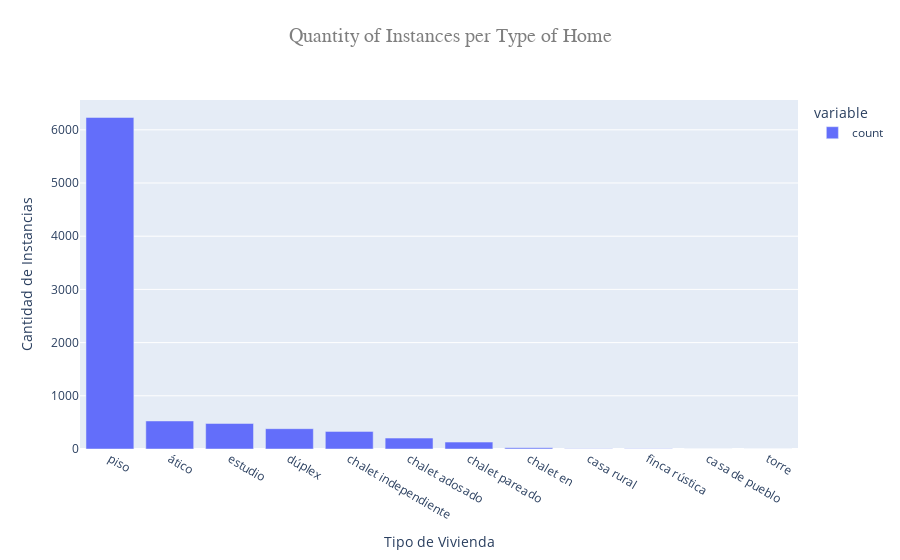

Notebook code for this chart:
### Code cell
plot_instances_of_home_per_type()

### Figure 1 — Plotly figure (JSON) as saved in the notebook; plotly's stock layout.template omitted (floating-point values rounded to 4 significant figures)
{"data": [{"alignmentgroup": "True", "hovertemplate": "variable=count<br>Type=%{x}<br>value=%{y}<extra></extra>", "legendgroup": "count", "marker": {"color": "#636efa", "pattern": {"shape": ""}}, "name": "count", "offsetgroup": "count", "orientation": "v", "showlegend": true, "textposition": "auto", "type": "bar", "x": ["piso", "ático", "estudio", "dúplex", "chalet independiente", "chalet adosado", "chalet pareado", "chalet en", "casa rural", "finca rústica", "casa de pueblo", "torre"], "xaxis": "x", "y": [6232, 527, 480, 382, 331, 205, 130, 22, 7, 5, 1, 1], "yaxis": "y"}], "layout": {"barmode": "relative", "legend": {"title": {"text": "variable"}, "tracegroupgap": 0}, "title": {"font": {"color": "#7f7f7f", "family": "Courier New, monospace", "size": 20}, "text": "Quantity of Instances per Type of Home", "x": 0.5, "y": 0.95}, "xaxis": {"anchor": "y", "domain": [0, 1], "tickfont": {"size": 12}, "title": {"font": {"size": 14}, "text": "Tipo de Vivienda"}, "type": "category"}, "yaxis": {"anchor": "x", "domain": [0, 1], "tickfont": {"size": 12}, "title": {"font": {"size": 14}, "text": "Cantidad de Instancias"}}}}
